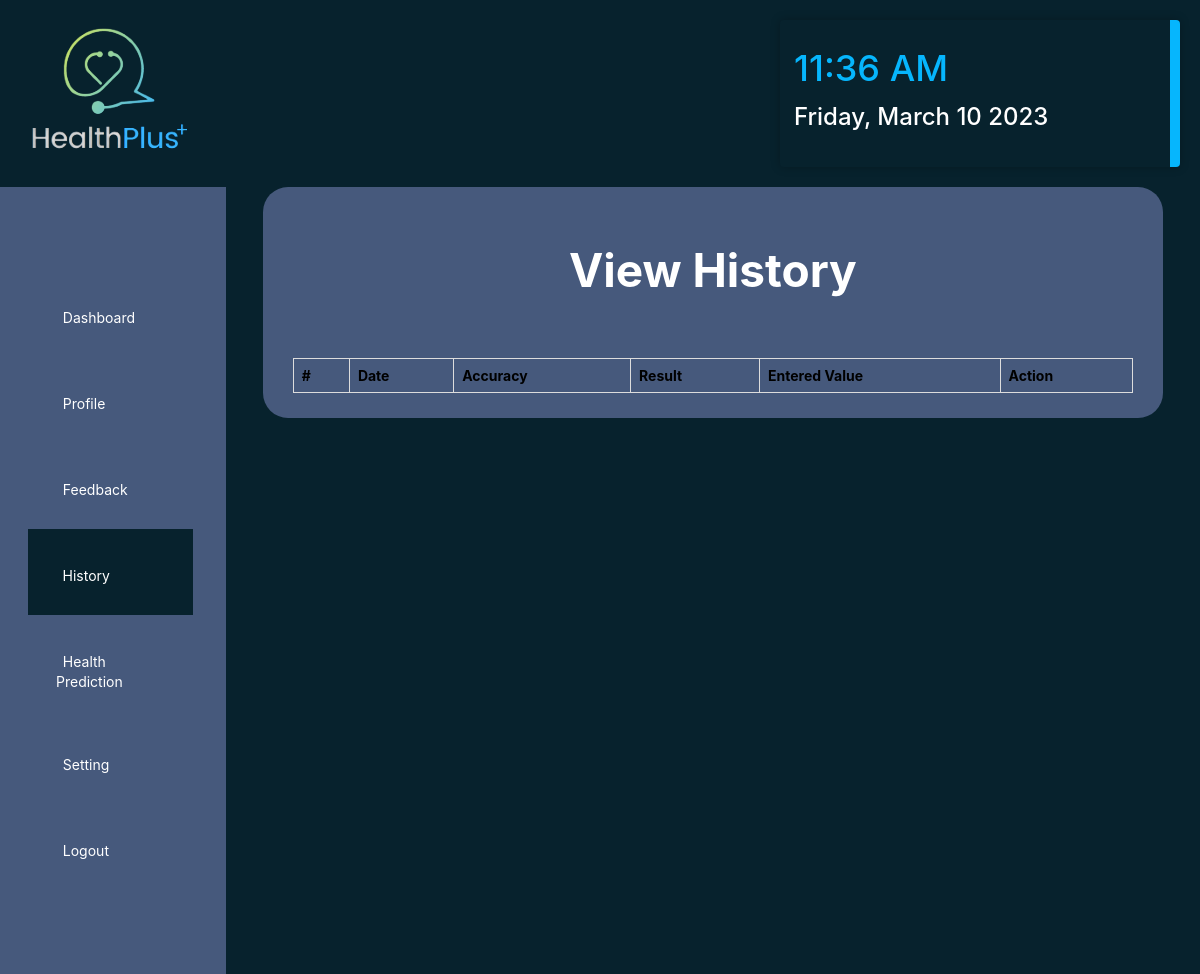
/patient_prediction_history (signed in), run on an earlier commit of the app's database.
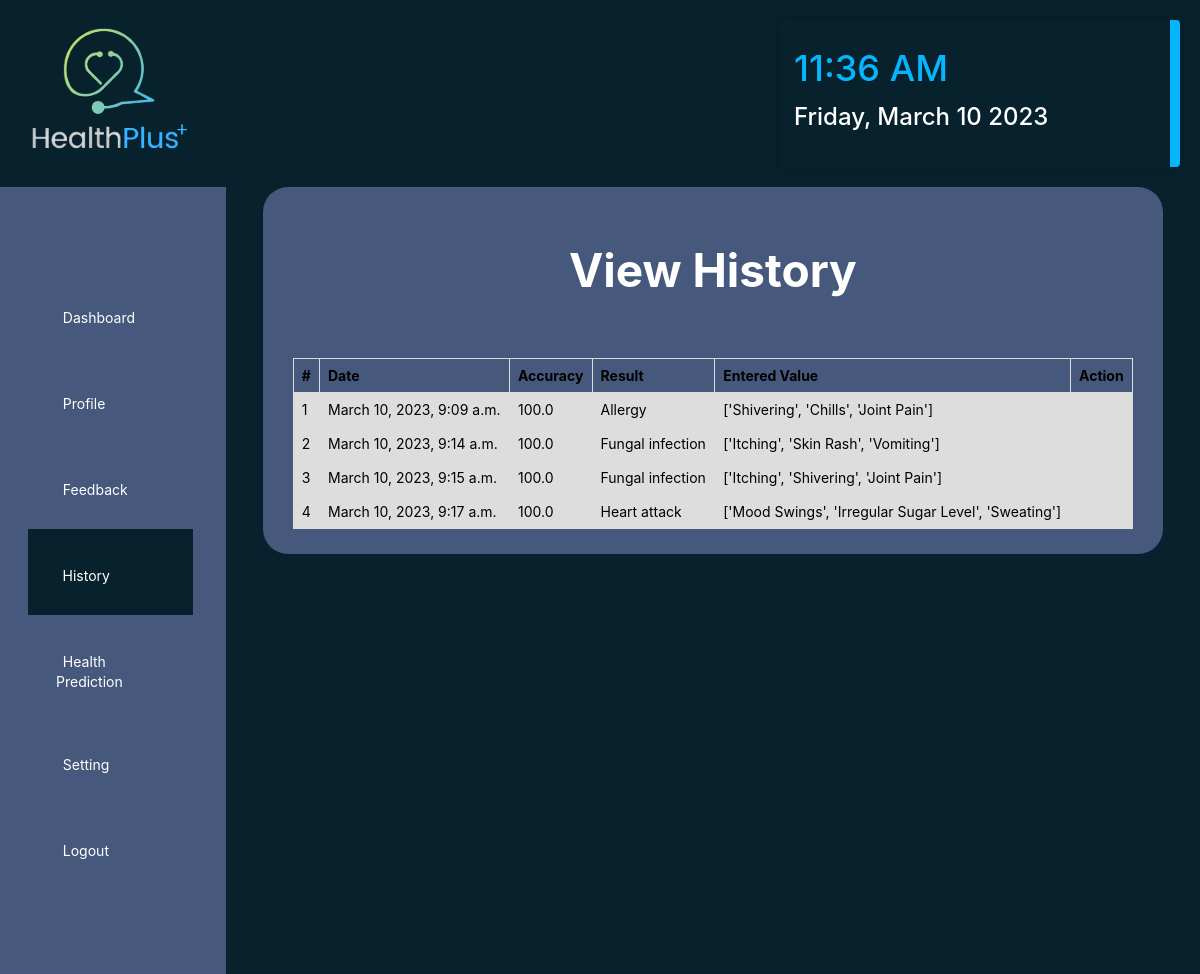
And on a later commit of the database.
### healthApp/models.py (models this page shows, shortened)
class PredictionData(models.Model):
    patient = models.ForeignKey(Patient, on_delete=models.CASCADE, null=True)
    prediction_accuracy = models.CharField(max_length=100,null=True,blank=True)
    result = models.CharField(max_length=100,null=True,blank=True)
    values_list = models.CharField(max_length=100,null=True,blank=True)
    predict_for = models.CharField(max_length=100,null=True,blank=True)
    created = models.DateTimeField(auto_now=True,null=True)

### healthApp/views.py (the view)
# urls.py: path('patient_prediction_history', views.PatientPredictionHistoryPage,
@login_required(login_url="login")
def PatientPredictionHistoryPage(request):
    prediction_data = PredictionData.objects.all()
    prediction_data_dict = {'prediction_data': prediction_data}
    return render(request, 'Patient_PredictionHistory.html', prediction_data_dict)

### templates/Patient_PredictionHistory.html (shortened to what this page needs)
<!DOCTYPE html>
<html lang="en">
    {% load static %}
    <head>
        <link rel="stylesheet" href="{% static 'css/styles.css' %}" type="text/css" media="all">
        <link rel="stylesheet" href="https://unicons.iconscout.com/release/v4.0.0/css/line.css">
        <link rel="stylesheet" href="https://cdnjs.cloudflare.com/ajax/libs/font-awesome/6.0.0-beta3/css/all.min.css"
 />
        <link rel="stylesheet" type="text/css" href="https://cdn.datatables.net/v/dt/jszip-2.5.0/dt-1.13.2/b-2.3.4/b-html5-2.3.4/b-print-2.3.4/datatables.min.css"/>
    </head>
    <body>
        <header class="row">
            <a href="{% url 'welcome' %}">
                <img src="{% static 'Images/Logo.png' %}" alt="">
            </a>
            <div class="dateTime">
                <div class="time"></div>
                <div class="date"></div>
            </div>
        </header>
        <div class="wrapper">
            <div class="sidebar">
                <ul>
                    <li><a href="{% url 'patient_dashboard' %}">
                            Dashboard</a></a></li>
                    <li><a href="{% url 'patient_profile' %}">Profile</a>
                    </li>
                    <li><a href="{% url 'patient_feedback' %}">Feedback</a></li>
                    <li class="is-active"><a href="{% url 'patient_prediction_history' %}">History</a></li>
                    <li><a href="{% url 'patient_health_prediction' %}">Health
                            Prediction</a></li>
                    <li><a href="{% url 'patient_settings' %}">Setting</a></li>
                    <li><a href="{% url 'logout_user' %}">Logout</a></li>
                </ul>
            </div>
            <div class="historyContainer">
                <h1>
                    View History
                </h1>
                <div class="table-responsive">
                    <table id="myTable">
                        <thead>
                            <tr>
                                <th>#</th>
                                <th>Date</th>
                                <th>Accuracy</th>
                                <th>Result</th>
                                <th>Entered Value</th>
                                <th>Action</th>
                            </tr>
                        </thead>
                        <tbody>
                            {% for i in prediction_data%}
                            <tr>
                                <td>{{forloop.counter}}</td>
                                <td>{{i.created}}</td>
                                <td>{{i.prediction_accuracy}}</td>
                                <td>{{i.result}}</td>
                                <td>{{i.values_list}}</td>
                                <td>
                                </td>
                            </tr>
                            {% endfor %}
                        </tbody>
                    </table>
                </div>
            </div>
        </div>
    </body>
</html>

What changed in the data, as far as the page shows it:
added PredictionData: created "March 10, 2023, 9:09 a.m.", prediction_accuracy "100.0", result "Allergy", values_list "['Shivering', 'Chills', 'Joint Pain']"
added PredictionData: created "March 10, 2023, 9:14 a.m.", prediction_accuracy "100.0", result "Fungal infection", values_list "['Itching', 'Skin Rash', 'Vomiting']"
added PredictionData: created "March 10, 2023, 9:15 a.m.", prediction_accuracy "100.0", result "Fungal infection", values_list "['Itching', 'Shivering', 'Joint Pain']"
added PredictionData: created "March 10, 2023, 9:17 a.m.", prediction_accuracy "100.0", result "Heart attack", values_list "['Mood Swings', 'Irregular Sugar Level', 'Sweating']"
